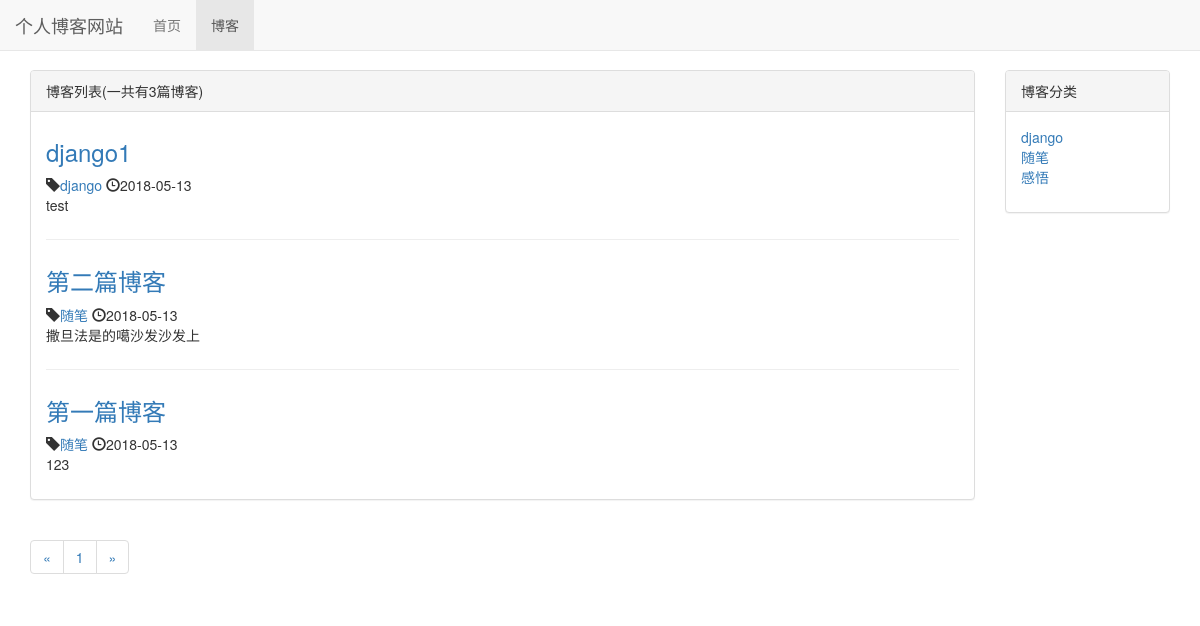
Screenshot of /blog/ with the database file from the repository.
### blog/models.py (models this page shows, shortened)
class Blog(models.Model):
    title = models.CharField(max_length=50)
    blog_type = models.ForeignKey(BlogType, on_delete=models.DO_NOTHING)
    content = models.TextField()
    author = models.ForeignKey(User, on_delete=models.DO_NOTHING)
    created_time = models.DateTimeField(auto_now_add=True)
    last_updated_time = models.DateTimeField(auto_now=True)
    class Meta:
        ordering = ["-created_time"]

class BlogType(models.Model):
    type_name = models.CharField(max_length=50)
    def __str__(self):
        return self.type_name

### blog/views.py (the view)
# urls.py: path('', views.blog_list, name='blog_list'),
def blog_list(request):
    blogs_all_list = Blog.objects.all()
    paginator = Paginator(blogs_all_list,10) #每10页进行分页
    page_num = request.GET.get("page", 1)  # 获取url的页面参数
    page_of_blogs = paginator.get_page(page_num)
    context = {}
    context['page_of_blogs'] = page_of_blogs
    context['blog_types'] = BlogType.objects.all()
    return render_to_response('blog_list.html',context)

### blog/templates/blog_list.html (shortened to what this page needs)
{% extends 'base.html' %}
{% block nav_blog_active %}active{% endblock %}
{% load staticfiles %}
{% block header_extends %}
    <link rel="stylesheet" href="{% static 'blog/blog.css' %}">
{% endblock %}
{% block content %}
    <div class="container">
        <div class="row">
            <div class="col-xs-12 col-sm-8 col-md-9 col-lg-10">
                <div class="panel panel-default">
                    <div class="panel-heading">
                        {% block blog_list_title %}
                        博客列表(一共有{{ page_of_blogs.paginator.count }}篇博客)
                        {% endblock %}
                    </div>
                    <div class="panel-body">
                        {% for blog in page_of_blogs.object_list %}
                            <div class="blog">
                                <h3>
                                    <a href="{% url 'blog_detail' blog.id %}">
                                    {{ blog.title }}</a>
                                </h3>
                                <p class="blog-info">
                                    <span class="glyphicon glyphicon-tag"></span><a href="{% url 'blogs_with_type' blog.blog_type.id %}">{{ blog.blog_type }}</a>
                                    <span class="glyphicon glyphicon-time"></span>{{ blog.created_time|date:"Y-m-d" }}
                                </p>
                                <p>{{ blog.content|truncatechars:120 }}</p>
                            </div>
                        {% empty %}
                            <div class="blog">
                                <h3>-- 暂时没有内容哦，敬请期待 --</h3>
                            </div>
                        {% endfor %}
                    </div>
                </div>
            </div>
            <div class="hidden-xs col-sm-4 col-md-3 col-lg-2">
                <div class="panel panel-default">
                    <div class="panel-heading">
                        博客分类
                    </div>
                    <div class="panel-body">
                        <ul class="blog-types">
                            {% for blog_type in blog_types %}
                                <li>
                                    <a href="{% url 'blogs_with_type' blog_type.id %}">
                                    {{ blog_type.type_name }}</a>
                                </li>
                            {% empty %}
                                <li>暂无分类</li>
                            {% endfor %}
                        </ul>
                    </div>
                </div>
            </div>
        </div>
        <div>
            <ul class="pagination">
                <li>
                    {% if page_of_blogs.has_previous %}
                        <a href="?page={{ page_of_blogs.previous_page_number }}" aria-label="Previous">
                            <span aria-hidden="true">&laquo;</span>
                        </a>
                    {% else %}
                        <span aria-hidden="true">&laquo;</span>
                    {% endif %}
                </li>
                {% for page_num in page_of_blogs.paginator.page_range %}
                    <li><a href="?page={{ page_num }}">{{ page_num }}</a></li>
                {% endfor %}
                <li>
                    {% if page_of_blogs.has_next %}
                        <a href="?page={{ page_of_blogs.next_page_number }}" aria-label="Next">
                            <span aria-hidden="true">&raquo;</span>
                        </a>
                    {% else %}
                        <span aria-hidden="true">&raquo;</span>
                    {% endif %}
                </li>
            </ul>
        </div>
    </div>
{% endblock %}

### templates/base.html (shortened to what this page needs)
{% load staticfiles %}
<!DOCTYPE html>
<html lang="zh-CN">
<head>
    <link rel="stylesheet" href="{% static 'base.css' %}">
    <link rel="stylesheet" href="{% static 'bootstrap-3.3.7/css/bootstrap.min.css' %}">
    {% block header_extends %}{% endblock %}
</head>
<body>
    <div class="navbar navbar-default navbar-fixed-top" role="navigation">
        <div class="container-fluid">
            <div class="navbar-header">
                <a  class="navbar-brand" href="{% url 'index' %}">个人博客网站</a>
            </div>
            <div  id="navbar-collapse" class="collapse navbar-collapse">
                <ul class="nav navbar-nav">
                    <li class="{% block nav_index_active %}{% endblock %}"><a href="{% url 'index' %}">首页</a></li>
                    <li class="{% block nav_blog_active %}{% endblock %}"><a href="{% url 'blog_list' %}">博客</a></li>
                </ul>
            </div>
        </div>
    </div>
    {% block content %}{% endblock %}
</body>
</html>

### static/base.css (style rules this page uses)
* { margin: 0; padding: 0; }
body { margin-top: 70px!important; }

### blog/static/blog/blog.css (style rules this page uses)
ul.blog-types { list-style-type: none; }
div.blog:not(:last-child ) { margin-bottom: 2em; padding-bottom: 1em; border-bottom: 1px solid #eee; }
div.blog h3 { margin-top: 0.5em; }
div.blog p.blog-info { margin-bottom: 0; }

### rows the page displays
Blog: title "django1", blog_type "django", created_time "2018-05-13", content "test"
Blog: title "第二篇博客", blog_type "随笔", created_time "2018-05-13", content "撒旦法是的噶沙发沙发上"
Blog: title "第一篇博客", blog_type "随笔", created_time "2018-05-13", content "123"
BlogType: type_name "django"
BlogType: type_name "随笔"
BlogType: type_name "感悟"

### other values shown
{{ page_of_blogs.paginator.count }} "3"
{{ page_num }} "1"
